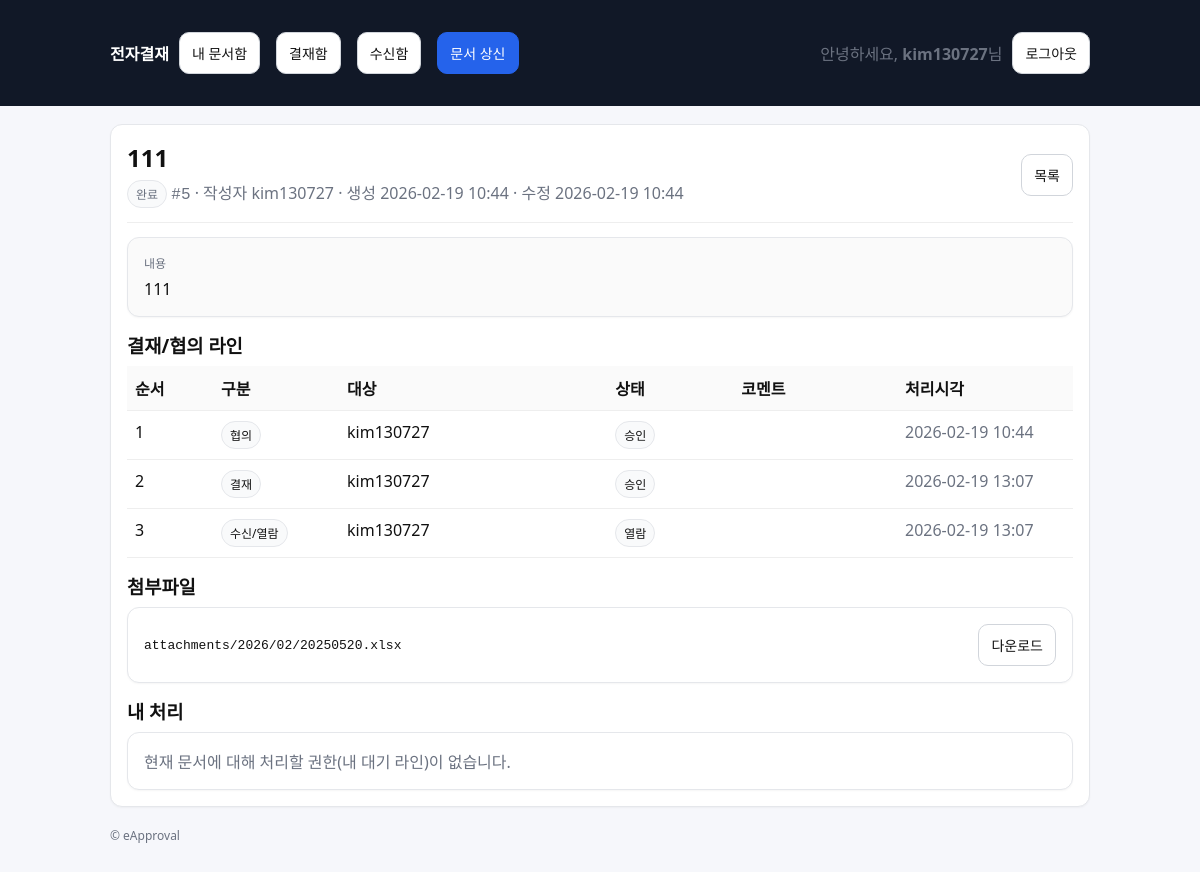
Screenshot of /approvals/5/ (signed in) with the database file from the repository.
### approvals/models.py (models this page shows, shortened)
class Document(models.Model):
    class Status(models.TextChoices):
        DRAFT = "DRAFT", "임시"
        SUBMITTED = "SUBMITTED", "상신"
        IN_PROGRESS = "IN_PROGRESS", "진행중"
        REJECTED = "REJECTED", "반려"
        COMPLETED = "COMPLETED", "완료"
    title = models.CharField(max_length=200)
    content = models.TextField(blank=True)
    created_by = models.ForeignKey(
        settings.AUTH_USER_MODEL, on_delete=models.PROTECT, related_name="docs_created"
    )
    status = models.CharField(max_length=20, choices=Status.choices, default=Status.DRAFT)
    current_line_order = models.PositiveIntegerField(default=1)
    created_at = models.DateTimeField(auto_now_add=True)
    updated_at = models.DateTimeField(auto_now=True)

class DocumentLine(models.Model):
    class Role(models.TextChoices):
        CONSULT = "CONSULT", "협의"
        APPROVE = "APPROVE", "결재"
        RECEIVE = "RECEIVE", "수신/열람"
    class Decision(models.TextChoices):
        PENDING = "PENDING", "대기"
        APPROVED = "APPROVED", "승인"
        REJECTED = "REJECTED", "반려"
        READ = "READ", "열람"
    document = models.ForeignKey(Document, on_delete=models.CASCADE, related_name="lines")
    role = models.CharField(max_length=10, choices=Role.choices)
    order = models.PositiveIntegerField()
    user = models.ForeignKey(settings.AUTH_USER_MODEL, on_delete=models.PROTECT)
    decision = models.CharField(max_length=10, choices=Decision.choices, default=Decision.PENDING)
    comment = models.CharField(max_length=300, blank=True)
    acted_at = models.DateTimeField(null=True, blank=True)
    class Meta:
        ordering = ["order", "id"]

class Attachment(models.Model):
    document = models.ForeignKey(Document, on_delete=models.CASCADE, related_name="attachments")
    file = models.FileField(upload_to=attachment_upload_to)
    uploaded_by = models.ForeignKey(settings.AUTH_USER_MODEL, on_delete=models.PROTECT)
    created_at = models.DateTimeField(auto_now_add=True)

### approvals/views.py (the view)
# urls.py: path("approvals/<int:doc_id>/", views.doc_detail, name="doc_detail"),
@login_required
def doc_detail(request, doc_id: int):
    doc = get_object_or_404(Document, id=doc_id)
    if not can_view_document(request.user, doc):
        raise Http404
    if doc.status == Document.Status.COMPLETED:
        mark_read(doc=doc, actor=request.user)
    current_line = doc.lines.filter(order=doc.current_line_order, decision="PENDING").first()
    can_act = bool(current_line) and (current_line.user_id == request.user.id or request.user.is_superuser)
    return render(
        request,
        "approvals/doc_detail.html",
        {"doc": doc, "current_line": current_line, "can_act": can_act},
    )

### approvals/permissions.py (called while the page is built, shortened)
def can_view_document(user, doc: Document) -> bool:
    if not user.is_authenticated:
        return False
    if user.is_superuser:
        return True

### approvals/services.py (called while the page is built)
@transaction.atomic
def mark_read(*, doc: Document, actor) -> Document:
    line = doc.lines.filter(role=DocumentLine.Role.RECEIVE, user_id=actor.id).first()
    if not line:
        return doc
    if line.decision == DocumentLine.Decision.PENDING:
        line.decision = DocumentLine.Decision.READ
        line.acted_at = timezone.now()
        line.save(update_fields=["decision", "acted_at"])
    return doc

### templates/approvals/doc_detail.html (shortened to what this page needs)
{% extends "base.html" %}
{% block content %}
  <div class="card">
    <div class="row" style="justify-content:space-between;">
      <div>
        <h2 style="margin:0;">{{ doc.title }}</h2>
        <div class="muted" style="margin-top:6px;">
          <span class="badge">{{ doc.get_status_display }}</span>
          <span class="mono">#{{ doc.id }}</span>
          · 작성자 {{ doc.created_by.username }}
          · 생성 {{ doc.created_at|date:"Y-m-d H:i" }}
          · 수정 {{ doc.updated_at|date:"Y-m-d H:i" }}
        </div>
      </div>
      <div>
        <a class="btn" href="{% url 'approvals:doc_list' %}">목록</a>
      </div>
    </div>
    <hr style="border:none; border-top:1px solid #eee; margin:14px 0;">
    <div class="card" style="background:#fafafa;">
      <div class="muted" style="font-size:12px; margin-bottom:6px;">내용</div>
      <div style="white-space:pre-wrap;">{{ doc.content|default:"(내용 없음)" }}</div>
    </div>
    <div style="margin-top:14px;">
      <h3 style="margin:0 0 8px 0;">결재/협의 라인</h3>
      <table class="table">
        <thead>
          <tr>
            <th style="width:70px;">순서</th>
            <th style="width:110px;">구분</th>
            <th>대상</th>
            <th style="width:110px;">상태</th>
            <th>코멘트</th>
            <th style="width:160px;">처리시각</th>
          </tr>
        </thead>
        <tbody>
          {% for line in doc.lines.all %}
          <tr>
            <td>{{ line.order }}</td>
            <td><span class="badge">{{ line.get_role_display }}</span></td>
            <td>{{ line.user.username }}</td>
            <td><span class="badge">{{ line.get_decision_display }}</span></td>
            <td class="muted">{{ line.comment|default:"" }}</td>
            <td class="muted">
              {% if line.acted_at %}{{ line.acted_at|date:"Y-m-d H:i" }}{% else %}-{% endif %}
            </td>
          </tr>
          {% empty %}
          <tr><td colspan="6" class="muted">라인이 없습니다.</td></tr>
          {% endfor %}
        </tbody>
      </table>
    </div>
    <div style="margin-top:14px;">
      <h3 style="margin:0 0 8px 0;">첨부파일</h3>
      <div class="card">
        {% for att in doc.attachments.all %}
          <div class="row" style="justify-content:space-between;">
            <div class="mono" style="font-size:13px;">{{ att.file.name }}</div>
            <a class="btn" href="{% url 'approvals:attachment_download' att.id %}">다운로드</a>
          </div>
        {% empty %}
          <div class="muted">첨부파일이 없습니다.</div>
        {% endfor %}
      </div>
    </div>
    <div style="margin-top:14px;">
      <h3 style="margin:0 0 8px 0;">내 처리</h3>
      {% if can_act %}
        <div class="card">
          <div class="muted" style="margin-bottom:10px;">
            현재 처리자: <strong>{{ current_line.user.username }}</strong>
            · 구분: <strong>{{ current_line.get_role_display }}</strong>
            · 순서: <strong>{{ current_line.order }}</strong>
          </div>
          <form method="post" action="{% url 'approvals:act_approve' doc.id %}">
            {% csrf_token %}
            <div class="field">
              <label for="comment_approve">코멘트(선택)</label>
              <input id="comment_approve" type="text" name="comment" placeholder="예: 확인했습니다." />
              <div class="help">승인/협의 완료 처리 시 기록됩니다.</div>
            </div>
            <button class="btn btn-primary" type="submit">승인 / 협의완료</button>
          </form>
          <hr style="border:none; border-top:1px solid #eee; margin:12px 0;">
          <form method="post" action="{% url 'approvals:act_reject' doc.id %}">
            {% csrf_token %}
            <div class="field">
              <label for="comment_reject">반려 사유(필수)</label>
              <input id="comment_reject" type="text" name="comment" placeholder="예: 증빙이 누락되었습니다." required />
            </div>
            <button class="btn btn-danger" type="submit">반려</button>
          </form>
        </div>
      {% else %}
        <div class="card muted">
          현재 문서에 대해 처리할 권한(내 대기 라인)이 없습니다.
        </div>
      {% endif %}
    </div>
  </div>
{% endblock %}

### templates/base.html (shortened to what this page needs)
<!doctype html>
<html lang="ko">
<head>
</head>
<body>
  <header>
    <div class="wrap">
      <nav>
        <a href="{% url 'approvals:home' %}"><strong>전자결재</strong></a>
        <a class="btn" href="{% url 'approvals:doc_list' %}">내 문서함</a>
        <a class="btn" href="{% url 'approvals:inbox' %}">결재함</a>
        <a class="btn" href="{% url 'approvals:received' %}">수신함</a>
        <a class="btn btn-primary" href="{% url 'approvals:doc_create' %}">문서 상신</a>
        {% if user.is_authenticated %}
          <span class="muted">안녕하세요, <strong>{{ user.username }}</strong>님</span>
          <form method="post" action="{% url 'accounts:logout' %}" style="display:inline;">
            <button class="btn" type="submit">로그아웃</button>
          </form>
        {% else %}
          <a class="btn" href="{% url 'accounts:login' %}">로그인</a>
          <a class="btn btn-primary" href="{% url 'accounts:signup' %}">회원가입</a>
        {% endif %}
      </nav>
    </div>
  </header>
  <main class="wrap">
    {% block content %}{% endblock %}
    <footer class="muted">
      <div>© eApproval</div>
    </footer>
  </main>
</body>
</html>

### templates/base.html (style rules this page uses)
body { font-family: system-ui, -apple-system, Segoe UI, Roboto, "Noto Sans KR", Arial, sans-serif; margin:0; background:#f6f7fb; color:#111; }
header { background:#111827; color:#fff; padding:14px 18px; }
header a { color:#fff; text-decoration:none; }
.wrap { max-width: 980px; margin: 0 auto; padding: 18px; }
nav { display:flex; gap:10px; flex-wrap:wrap; align-items:center; }
.card { background:#fff; border:1px solid #e5e7eb; border-radius:12px; padding:16px; box-shadow: 0 1px 2px rgba(0,0,0,0.04); }
.btn { display:inline-block; padding:10px 12px; border-radius:10px; border:1px solid #d1d5db; background:#fff; text-decoration:none; color:#111; font-size:14px; }
.btn-primary { background:#2563eb; border-color:#2563eb; color:#fff; }
.btn + .btn { margin-left: 6px; }
.muted { color:#6b7280; }
.mono { font-family: ui-monospace, SFMono-Regular, Menlo, Monaco, Consolas, "Liberation Mono", "Courier New", monospace; }
.table { width:100%; border-collapse: collapse; }
.table th, .table td { border-bottom:1px solid #eee; padding:10px 8px; text-align:left; vertical-align:top; }
.table th { background:#fafafa; font-weight:600; }
.badge { display:inline-block; padding:4px 8px; border-radius:999px; font-size:12px; border:1px solid #e5e7eb; background:#f9fafb; }
.row { display:flex; gap:10px; flex-wrap:wrap; align-items:center; }
footer { padding: 20px 0; color:#6b7280; font-size:12px; }

### rows the page displays
Document: title "111", status "완료", id "5", created_by.username "kim130727", created_at "2026-02-19 10:44", updated_at "2026-02-19 10:44", content "111"
DocumentLine: order "1", role "협의", user.username "kim130727", decision "승인", acted_at "2026-02-19 10:44"
DocumentLine: order "2", role "결재", user.username "kim130727", decision "승인", acted_at "2026-02-19 13:07"
DocumentLine: order "3", role "수신/열람", user.username "kim130727", decision "열람", acted_at "2026-02-19 13:07"
Attachment: file.name "attachments/2026/02/20250520.xlsx"

### other values shown
{{ user.username }} "kim130727"
